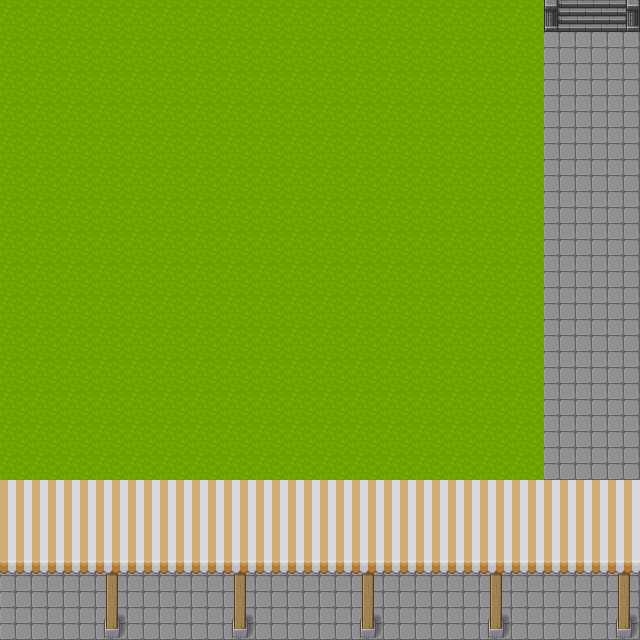

Tiled map render using the project's own tile images. Description and the whole map definition, tile-layer contents included, below:
An orthogonal 20x20 tile map with 32x32 px tiles, 2 tile layers (background, Tile Layer 2) and 11 objects (9x wall, player, potal).

<map version="1.2" tiledversion="1.3.0" orientation="orthogonal" renderorder="right-down" compressionlevel="0" width="20" height="20" tilewidth="32" tileheight="32" infinite="0" nextlayerid="6" nextobjectid="12">
 <tileset firstgid="1" name="[Base]BaseChip_pipo" tilewidth="32" tileheight="32" tilecount="1064" columns="8">
  <image source="img/[Base]BaseChip_pipo.png" width="256" height="4256" />
 </tileset>
 <layer id="1" name="background" width="20" height="20">
  <data encoding="csv">
2,2,2,2,2,2,2,2,2,2,2,2,2,2,2,2,2,348,349,350,
2,2,2,2,2,2,2,2,2,2,2,2,2,2,2,2,2,292,292,292,
2,2,2,2,2,2,2,2,2,2,2,2,2,2,2,2,2,292,292,292,
2,2,2,2,2,2,2,2,2,2,2,2,2,2,2,2,2,292,292,292,
2,2,2,2,2,2,2,2,2,2,2,2,2,2,2,2,2,292,292,292,
2,2,2,2,2,2,2,2,2,2,2,2,2,2,2,2,2,292,292,292,
2,2,2,2,2,2,2,2,2,2,2,2,2,2,2,2,2,292,292,292,
2,2,2,2,2,2,2,2,2,2,2,2,2,2,2,2,2,292,292,292,
2,2,2,2,2,2,2,2,2,2,2,2,2,2,2,2,2,292,292,292,
2,2,2,2,2,2,2,2,2,2,2,2,2,2,2,2,2,292,292,292,
2,2,2,2,2,2,2,2,2,2,2,2,2,2,2,2,2,292,292,292,
2,2,2,2,2,2,2,2,2,2,2,2,2,2,2,2,2,292,292,292,
2,2,2,2,2,2,2,2,2,2,2,2,2,2,2,2,2,292,292,292,
2,2,2,2,2,2,2,2,2,2,2,2,2,2,2,2,2,292,292,292,
2,2,2,2,2,2,2,2,2,2,2,2,2,2,2,2,2,292,292,292,
2,2,2,2,2,2,2,2,2,2,2,2,2,2,2,2,2,292,292,292,
2,2,2,2,2,2,2,2,2,2,2,2,2,2,2,2,2,292,292,292,
292,292,292,292,292,292,292,292,292,292,292,292,292,292,292,292,292,292,292,292,
292,292,292,292,292,292,292,292,292,292,292,292,292,292,292,292,292,292,292,292,
292,292,292,292,292,292,292,292,292,292,292,292,292,292,292,292,292,292,292,292
</data>
 </layer>
 <objectgroup id="3" name="Objects">
  <object id="1" name="player" x="608" y="448" width="32" height="32" />
  <object id="2" name="potal" x="544" y="0" width="96" height="32" />
  <object id="3" name="wall" x="608" y="608" width="32" height="32" />
  <object id="4" name="wall" x="480" y="608" width="32" height="32" />
  <object id="5" name="wall" x="352" y="608" width="32" height="32" />
  <object id="6" name="wall" x="224" y="608" width="32" height="32" />
  <object id="7" name="wall" x="96" y="608" width="32" height="32" />
  <object id="8" name="wall" x="0" y="640" width="640.233" height="12.6802" />
  <object id="9" name="wall" x="640" y="0" width="32" height="640" />
  <object id="10" name="wall" x="-32" y="0" width="32" height="640" />
  <object id="11" name="wall" x="0" y="-32" width="672" height="32" />
 </objectgroup>
 <layer id="5" name="Tile Layer 2" width="20" height="20">
  <data encoding="csv">
0,0,0,0,0,0,0,0,0,0,0,0,0,0,0,0,0,0,0,0,
0,0,0,0,0,0,0,0,0,0,0,0,0,0,0,0,0,0,0,0,
0,0,0,0,0,0,0,0,0,0,0,0,0,0,0,0,0,0,0,0,
0,0,0,0,0,0,0,0,0,0,0,0,0,0,0,0,0,0,0,0,
0,0,0,0,0,0,0,0,0,0,0,0,0,0,0,0,0,0,0,0,
0,0,0,0,0,0,0,0,0,0,0,0,0,0,0,0,0,0,0,0,
0,0,0,0,0,0,0,0,0,0,0,0,0,0,0,0,0,0,0,0,
0,0,0,0,0,0,0,0,0,0,0,0,0,0,0,0,0,0,0,0,
0,0,0,0,0,0,0,0,0,0,0,0,0,0,0,0,0,0,0,0,
0,0,0,0,0,0,0,0,0,0,0,0,0,0,0,0,0,0,0,0,
0,0,0,0,0,0,0,0,0,0,0,0,0,0,0,0,0,0,0,0,
0,0,0,0,0,0,0,0,0,0,0,0,0,0,0,0,0,0,0,0,
0,0,0,0,0,0,0,0,0,0,0,0,0,0,0,0,0,0,0,0,
0,0,0,0,0,0,0,0,0,0,0,0,0,0,0,0,0,0,0,0,
0,0,0,0,0,0,0,0,0,0,0,0,0,0,0,0,0,0,0,0,
918,918,918,918,918,918,918,918,918,918,918,918,918,918,918,918,918,918,918,918,
918,918,918,918,918,918,918,918,918,918,918,918,918,918,918,918,918,918,918,918,
926,926,926,934,926,926,926,934,926,926,926,934,926,926,926,934,926,926,926,934,
0,0,0,942,0,0,0,942,0,0,0,942,0,0,0,942,0,0,0,942,
0,0,0,950,0,0,0,950,0,0,0,950,0,0,0,950,0,0,0,950
</data>
 </layer>
</map>
